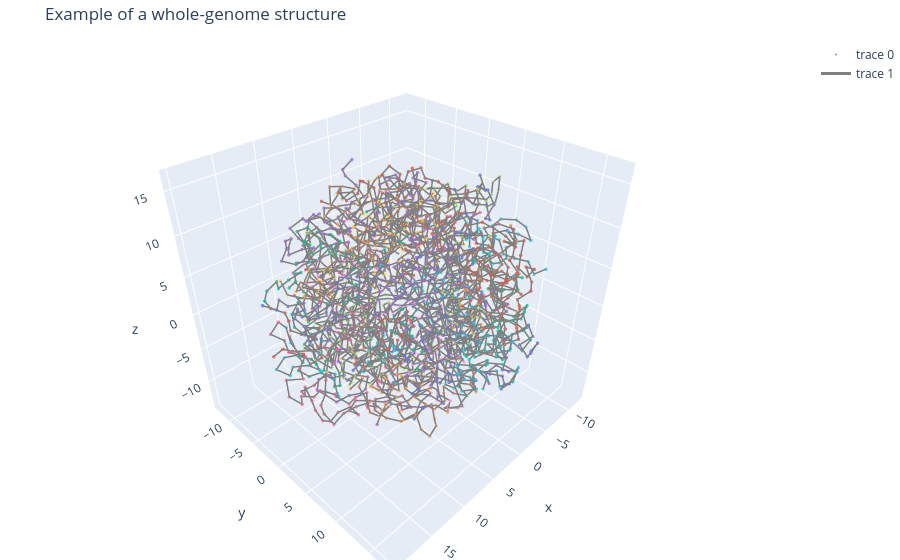

Notebook code cell kept with this figure:
### Code cell
_ = visualize_whole_genome(points, diploid=True, resolution=2_000_000, p=10, title="Example of a whole-genome structure")

### Figure 1 — Plotly figure (JSON) as saved in the notebook; plotly's stock layout.template omitted (floating-point values rounded to 4 significant figures; data arrays with more than 128 entries replaced by an {"elided": "..."} marker saying what was removed)
{"data": [{"marker": {"color": {"elided": "2658 str values"}, "opacity": 0.8, "size": 2}, "mode": "markers", "type": "scatter3d", "x": {"elided": "2392 float values"}, "y": {"elided": "2392 float values"}, "z": {"elided": "2392 float values"}}, {"hoverinfo": "none", "line": {"color": "gray", "width": 3}, "mode": "lines", "type": "scatter3d", "x": {"elided": "7239 float values"}, "y": {"elided": "7239 float values"}, "z": {"elided": "7239 float values"}}], "layout": {"margin": {"b": 0, "l": 0, "r": 0, "t": 40}, "scene": {"aspectmode": "data"}, "title": {"text": "Example of a whole-genome structure"}}}
